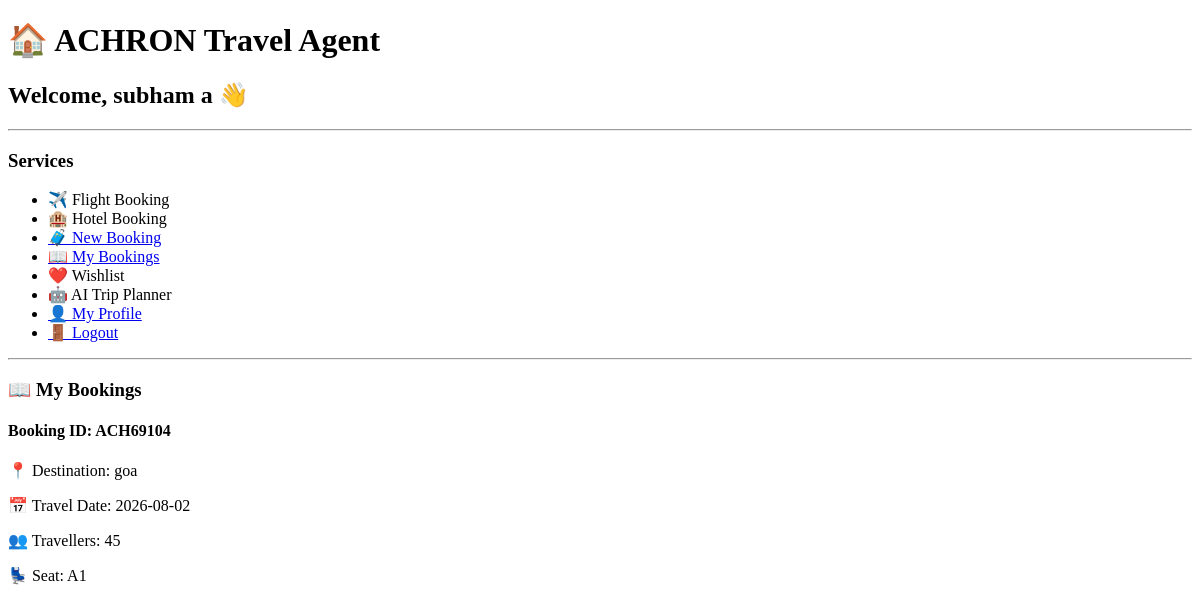
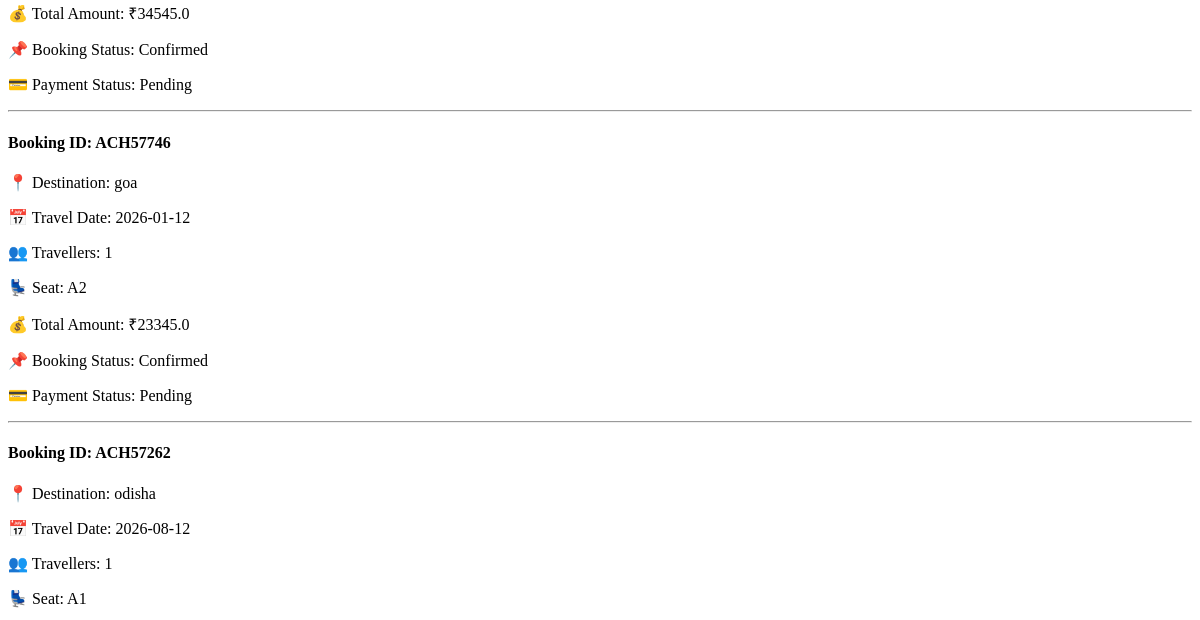
Before: /dashboard (signed in, upper part) with the older database file (2 pictures, top to bottom).
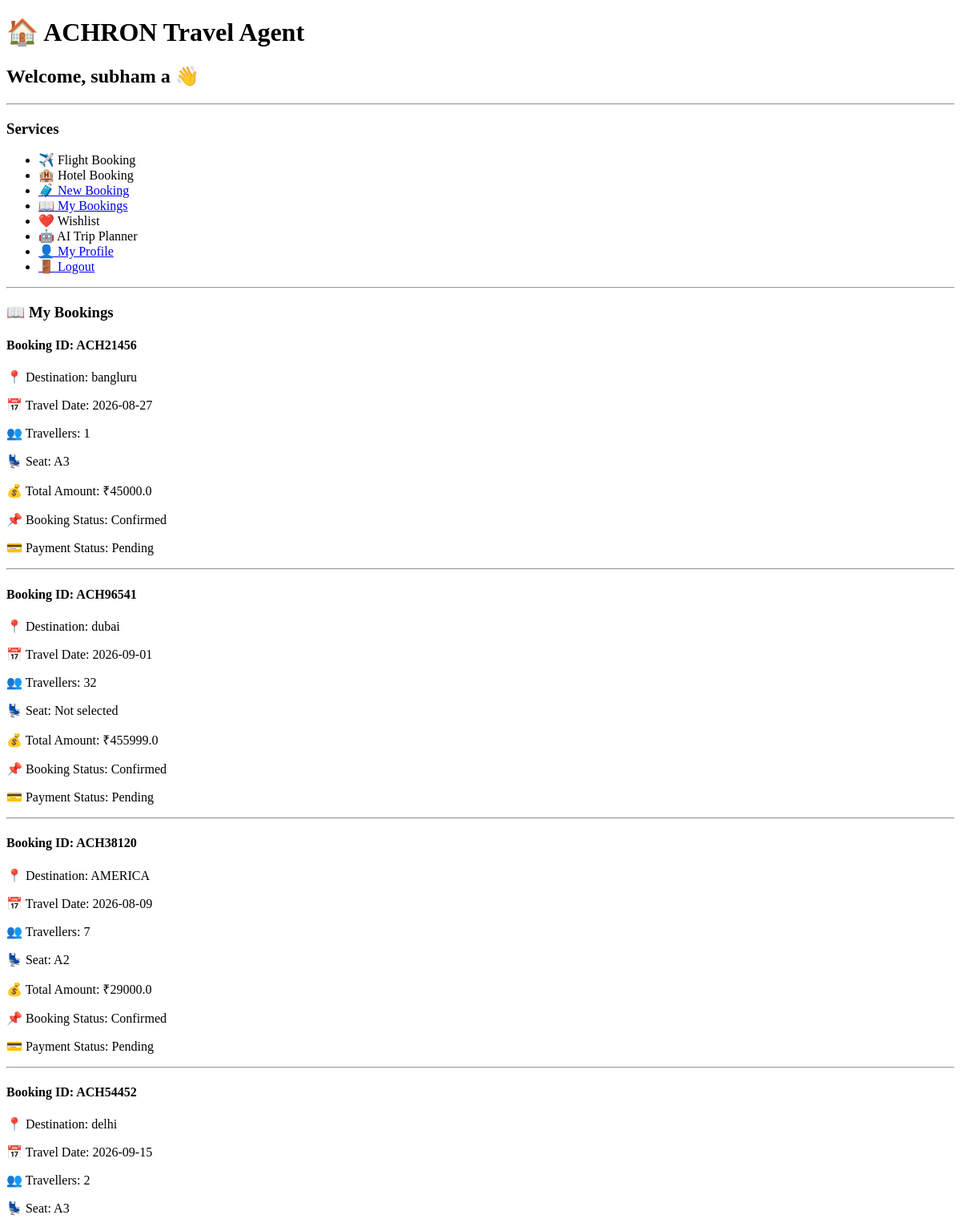
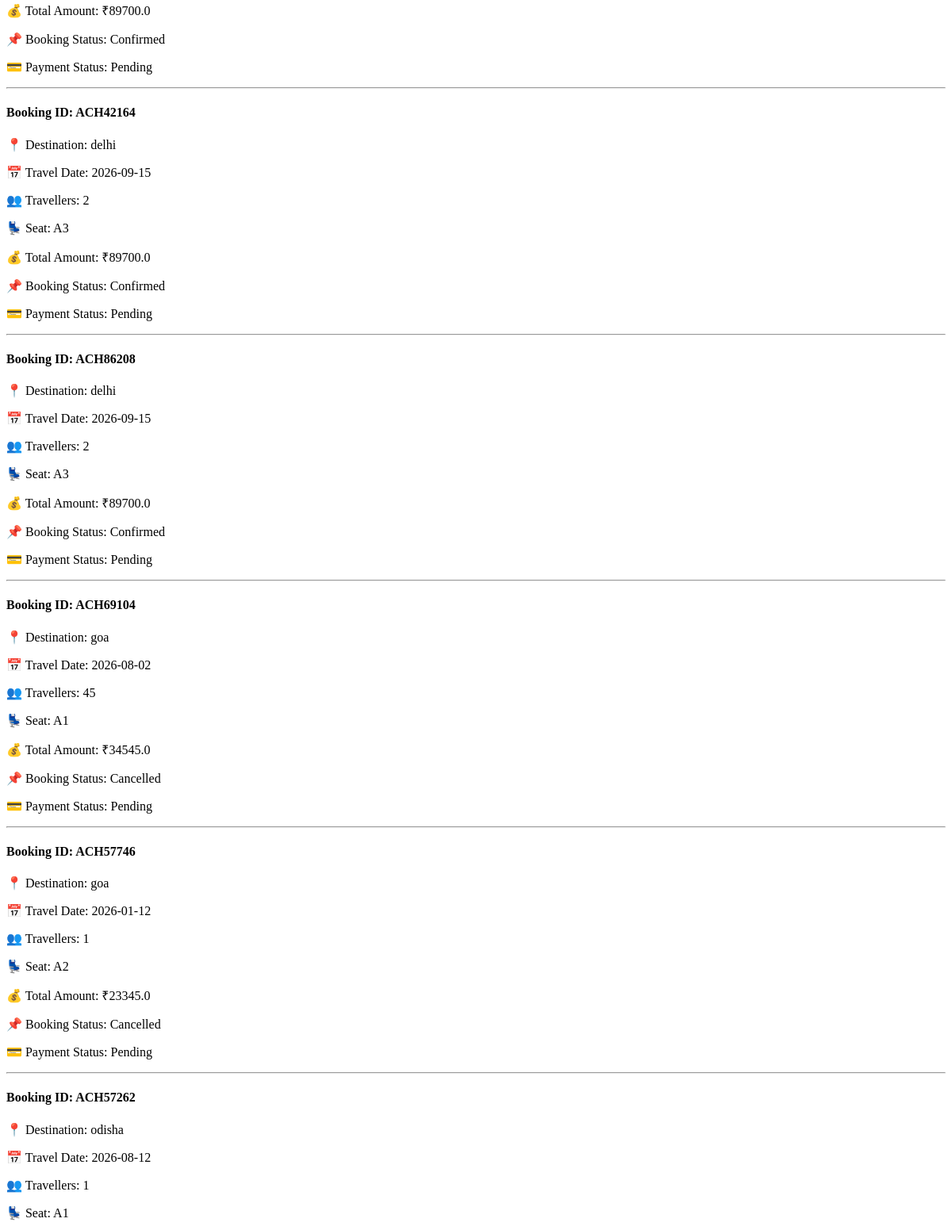
After: the same page with the newer database file (2 pictures, top to bottom).
### tables this page shows
CREATE TABLE users (
    user_id INTEGER PRIMARY KEY AUTOINCREMENT,
    full_name TEXT NOT NULL,
    email TEXT UNIQUE NOT NULL,
    phone TEXT UNIQUE NOT NULL,
    password TEXT NOT NULL,
    language TEXT DEFAULT 'English',
    created_at TIMESTAMP DEFAULT CURRENT_TIMESTAMP
);

CREATE TABLE bookings (
    booking_id TEXT PRIMARY KEY,
    user_id INTEGER NOT NULL,
    hotel_id INTEGER,
    flight_id INTEGER,
    pnr TEXT UNIQUE,
    destination TEXT NOT NULL,
    travel_date TEXT NOT NULL,
    travellers INTEGER NOT NULL,
    seat_number TEXT,
    booking_status TEXT DEFAULT 'Confirmed',
    total_amount REAL NOT NULL,
    payment_status TEXT DEFAULT 'Pending',
    booking_time TIMESTAMP DEFAULT CURRENT_TIMESTAMP,

    FOREIGN KEY(user_id) REFERENCES users(user_id),
    FOREIGN KEY(hotel_id) REFERENCES hotels(hotel_id),
    FOREIGN KEY(flight_id) REFERENCES flights(flight_id)
);

### app.py (the view)
@app.route("/dashboard")
def dashboard():
    if "user" not in session:
        return redirect(url_for("login"))
    user = get_user(session["user"])
    connection = sqlite3.connect("achron.db")
    cursor = connection.cursor()
    cursor.execute(
        "SELECT user_id FROM users WHERE email = ?",
        (session["user"],)
    )
    user_id = cursor.fetchone()[0]
    connection.close()
    bookings = get_user_bookings(user_id)
    return render_template(
        "dashboard.html",
        name=user[0],
        bookings=bookings
    )

### auth/profile.py (called while the page is built)
def get_user(email):
    connection = sqlite3.connect("achron.db")
    cursor = connection.cursor()
    cursor.execute("""
        SELECT full_name, email, phone
        FROM users
        WHERE email = ?
    """, (email,))
    user = cursor.fetchone()
    connection.close()
    return user

### booking/booking_service.py (called while the page is built)
def get_user_bookings(user_id):
    connection = sqlite3.connect(DATABASE_NAME)
    connection.row_factory = sqlite3.Row
    cursor = connection.cursor()
    cursor.execute("""
        SELECT
            booking_id,
            destination,
            travel_date,
            travellers,
            seat_number,
            booking_status,
            total_amount,
            payment_status,
            booking_time
        FROM bookings
        WHERE user_id = ?
        ORDER BY booking_time DESC
    """, (user_id,))
    bookings = cursor.fetchall()
    connection.close()
    return bookings

### templates/dashboard.html (shortened to what this page needs)
<!DOCTYPE html>
<html>
<head>
</head>
<body>
<h1>🏠 ACHRON Travel Agent</h1>
<h2>Welcome, {{ name }} 👋</h2>
<hr>
<h3>Services</h3>
<ul>
    <li>✈️ Flight Booking</li>
    <li>🏨 Hotel Booking</li>
    <li><a href="/booking">🧳 New Booking</a></li>
    <li><a href="{{ url_for('my_bookings') }}">📖 My Bookings</a></li>
    <li>❤️ Wishlist</li>
    <li>🤖 AI Trip Planner</li>
    <li><a href="/profile">👤 My Profile</a></li>
    <li><a href="/logout">🚪 Logout</a></li>
</ul>
<hr>
<h3>📖 My Bookings</h3>
{% if bookings %}
    {% for booking in bookings %}
        <div>
            <h4>Booking ID: {{ booking["booking_id"] }}</h4>
            <p>📍 Destination: {{ booking["destination"] }}</p>
            <p>📅 Travel Date: {{ booking["travel_date"] }}</p>
            <p>👥 Travellers: {{ booking["travellers"] }}</p>
            <p>💺 Seat: {{ booking["seat_number"] or "Not selected" }}</p>
            <p>💰 Total Amount: ₹{{ booking["total_amount"] }}</p>
            <p>📌 Booking Status: {{ booking["booking_status"] }}</p>
            <p>💳 Payment Status: {{ booking["payment_status"] }}</p>
        </div>
        <hr>
    {% endfor %}
{% else %}
    <p>No bookings found.</p>
{% endif %}
</body>
</html>

Changed rows visible on the page:
added bookings: booking_id "ACH21456", destination "bangluru", travel_date "2026-08-27", travellers "1", seat_number "A3", total_amount "45000.0", booking_status "Confirmed", payment_status "Pending"
added bookings: booking_id "ACH96541", destination "dubai", travel_date "2026-09-01", travellers "32", booking "Not selected", total_amount "455999.0", booking_status "Confirmed", payment_status "Pending"
added bookings: booking_id "ACH38120", destination "AMERICA", travel_date "2026-08-09", travellers "7", seat_number "A2", total_amount "29000.0", booking_status "Confirmed", payment_status "Pending"
added bookings: booking_id "ACH54452", destination "delhi", travel_date "2026-09-15", travellers "2", seat_number "A3", total_amount "89700.0", booking_status "Confirmed", payment_status "Pending"
added bookings: booking_id "ACH42164", destination "delhi", travel_date "2026-09-15", travellers "2", seat_number "A3", total_amount "89700.0", booking_status "Confirmed", payment_status "Pending"
added bookings: booking_id "ACH86208", destination "delhi", travel_date "2026-09-15", travellers "2", seat_number "A3", total_amount "89700.0", booking_status "Confirmed", payment_status "Pending"
changed bookings "ACH69104": booking_status "Confirmed" → "Cancelled"
changed bookings "ACH57746": booking_status "Confirmed" → "Cancelled"
